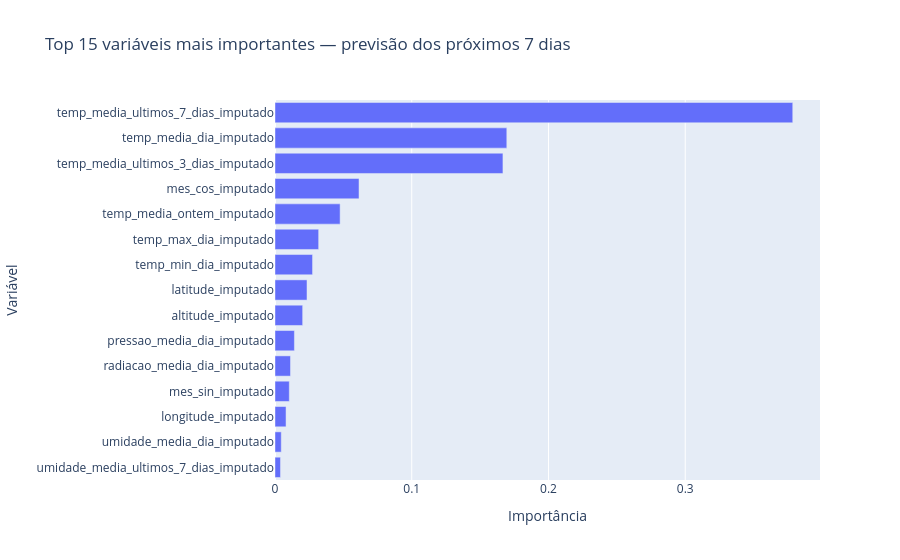

Source (notebook cell):
### Markdown cell above
### Gráfico: top 15 variáveis mais importantes — próximos 7 dias

### Code cell
imp_semana_pd = (
    importancias_semana
    .orderBy(F.desc("importancia"))
    .limit(15)
    .toPandas()
)

fig = px.bar(
    imp_semana_pd.sort_values("importancia"),
    x="importancia",
    y="feature",
    orientation="h",
    title="Top 15 variáveis mais importantes — previsão dos próximos 7 dias",
    labels={
        "importancia": "Importância",
        "feature": "Variável"
    }
)

fig.show()

### Figure 1 — Plotly figure (JSON) as saved in the notebook; plotly's stock layout.template omitted (floating-point values rounded to 4 significant figures)
{"data": [{"hovertemplate": "Importância=%{x}<br>Variável=%{y}<extra></extra>", "legendgroup": "", "marker": {"color": "#636efa", "pattern": {"shape": ""}}, "name": "", "orientation": "h", "showlegend": false, "textposition": "auto", "type": "bar", "x": [0.004007, 0.004572, 0.008076, 0.01045, 0.01133, 0.0142, 0.02023, 0.0234, 0.02746, 0.03193, 0.04762, 0.06145, 0.1667, 0.1695, 0.3786], "xaxis": "x", "y": ["umidade_media_ultimos_7_dias_imputado", "umidade_media_dia_imputado", "longitude_imputado", "mes_sin_imputado", "radiacao_media_dia_imputado", "pressao_media_dia_imputado", "altitude_imputado", "latitude_imputado", "temp_min_dia_imputado", "temp_max_dia_imputado", "temp_media_ontem_imputado", "mes_cos_imputado", "temp_media_ultimos_3_dias_imputado", "temp_media_dia_imputado", "temp_media_ultimos_7_dias_imputado"], "yaxis": "y"}], "layout": {"barmode": "relative", "legend": {"tracegroupgap": 0}, "title": {"text": "Top 15 variáveis mais importantes — previsão dos próximos 7 dias"}, "xaxis": {"anchor": "y", "domain": [0, 1], "title": {"text": "Importância"}}, "yaxis": {"anchor": "x", "domain": [0, 1], "title": {"text": "Variável"}}}}
